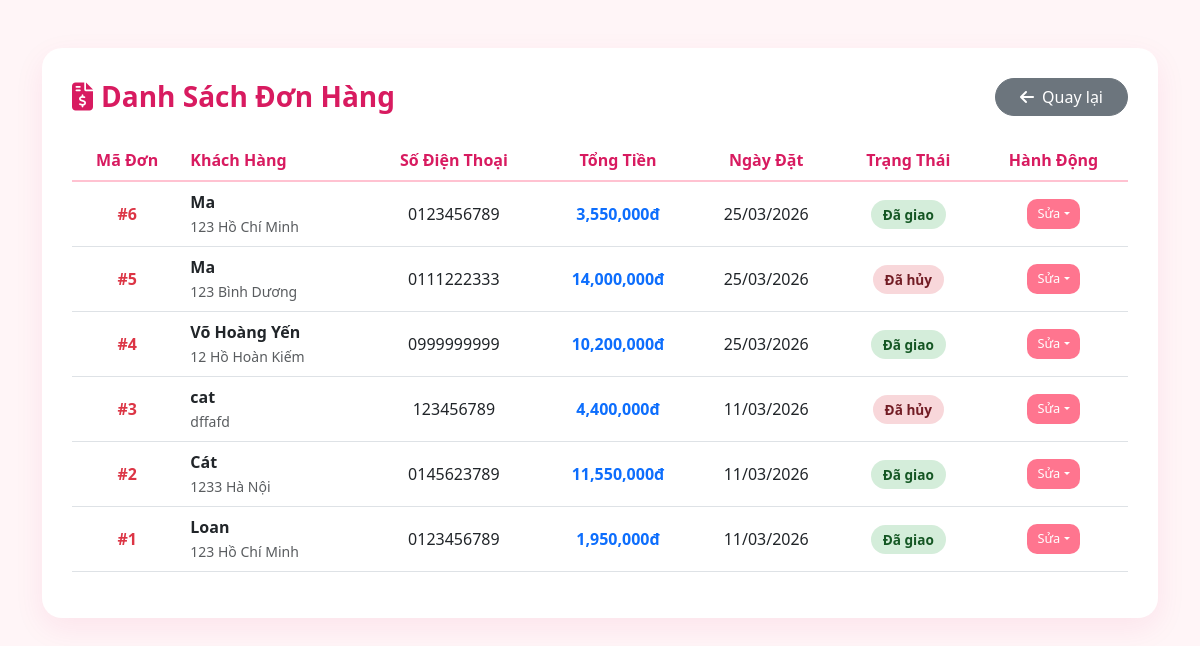
The app's page /index.php?action=manage_orders with its own data.
### tables this page shows
CREATE TABLE IF NOT EXISTS `orders` (
  `id` int NOT NULL AUTO_INCREMENT,
  `customer_name` varchar(255) NOT NULL,
  `customer_phone` varchar(50) NOT NULL,
  `customer_address` text NOT NULL,
  `customer_note` text,
  `total_price` int NOT NULL,
  `status` varchar(20) DEFAULT 'pending',
  `created_at` timestamp NULL DEFAULT CURRENT_TIMESTAMP,
  PRIMARY KEY (`id`)
);

### app/Controllers/ProductController.php (called while the page is built, shortened)
<?php
require_once __DIR__ . '/../Models/ProductModel.php';
class ProductController {
    private $model;
    public function __construct() {
        $this->model = new ProductModel();
    }
    public function orderManagement() {
        $orders = $this->model->getAllOrders();
        require_once __DIR__ . '/../Views/product/order_list.php';
    }
}
?>

### app/Models/ProductModel.php (called while the page is built, shortened)
<?php
require_once __DIR__ . '/../Core/Database.php';
class ProductModel {
    private $conn;
    public function __construct() {
        $database = new Database();
        $this->conn = $database->getConnection();
    }
    public function getAllOrders() {
        $stmt = $this->conn->prepare("SELECT * FROM orders ORDER BY created_at DESC");
        $stmt->execute();
        return $stmt->fetchAll(PDO::FETCH_ASSOC);
    }
}
?>

### app/Core/Database.php (called while the page is built, shortened)
<?php
class Database {
    private $host = "localhost";
    private $db_name = "figure_shop";
    private $username = "root";
    private $password = "Loan@123";
    public function getConnection() {
        $this->conn = null;
        try {
            $this->conn = new PDO("mysql:host=" . $this->host . ";dbname=" . $this->db_name, $this->username, $this->password);
            $this->conn->exec("set names utf8");
        } catch(PDOException $exception) {
            echo "Lỗi kết nối: " . $exception->getMessage();
        }
        return $this->conn;
    }
}
?>

### app/Views/product/order_list.php (the view, shortened to what this page needs)
<!DOCTYPE html>
<html lang="vi">
<head>
    <link href="https://cdn.jsdelivr.net/npm/bootstrap@5.3.0/dist/css/bootstrap.min.css" rel="stylesheet">
    <link rel="stylesheet" href="https://cdnjs.cloudflare.com/ajax/libs/font-awesome/6.4.0/css/all.min.css">
</head>
<body>
<div class="container mt-5 mb-5">
    <div class="order-box">
        <div class="d-flex justify-content-between align-items-center mb-4">
            <h3 class="fw-bold mb-0" style="color: #d81b60;"><i class="fa-solid fa-file-invoice-dollar me-2"></i>Danh Sách Đơn Hàng</h3>
            <a href="index.php?action=dashboard" class="btn btn-secondary rounded-pill px-4">
                <i class="fa-solid fa-arrow-left me-1"></i> Quay lại
            </a>
        </div>
        <div class="table-responsive">
            <table class="table table-hover align-middle text-center">
                <thead>
                    <tr>
                        <th>Mã Đơn</th>
                        <th class="text-start">Khách Hàng</th>
                        <th>Số Điện Thoại</th>
                        <th>Tổng Tiền</th>
                        <th>Ngày Đặt</th>
                        <th>Trạng Thái</th>
                        <th>Hành Động</th>
                    </tr>
                </thead>
                <tbody>
                    <?php foreach($orders as $order): ?>
                    <tr>
                        <td class="fw-bold text-danger">#<?= $order['id'] ?></td>
                        <td class="text-start">
                            <div class="fw-bold"><?= htmlspecialchars($order['customer_name'] ?? 'Khách') ?></div>
                            <small class="text-muted"><?= htmlspecialchars($order['customer_address'] ?? '') ?></small>
                        </td>
                        <td><?= htmlspecialchars($order['customer_phone'] ?? '') ?></td>
                        <td class="fw-bold text-primary"><?= number_format((float)($order['total_price'] ?? 0)) ?>đ</td>
                        <td><?= date('d/m/Y', strtotime($order['created_at'] ?? 'now')) ?></td>
                        <td>
                            <?php
                                $status = $order['status'] ?? 'pending';
                                if($status == 'pending') echo '<span class="status-pending">Chờ xử lý</span>';
                                elseif($status == 'completed') echo '<span class="status-completed">Đã giao</span>';
                                else echo '<span class="status-cancelled">Đã hủy</span>';
                            ?>
                        </td>
                        <td>
                            <div class="dropdown">
                                <button class="btn btn-pink-sm dropdown-toggle" data-bs-toggle="dropdown">Sửa</button>
                            </div>
                        </td>
                    </tr>
                    <?php endforeach; ?>
                </tbody>
            </table>
        </div>
    </div>
</div>
</body>
</html>

### index.php (shortened to what this page needs)
<?php
require_once __DIR__ . '/app/Controllers/ProductController.php';
$controller = new ProductController();
$action = isset($_GET['action']) ? $_GET['action'] : 'index';
switch ($action) {
    case 'manage_orders':
        $controller->orderManagement();
        break;
}
?>

### app/Views/product/order_list.php (style rules this page uses)
body { background-color: #fff5f7; font-family: 'Segoe UI', sans-serif; }
.order-box { background: white; border-radius: 20px; box-shadow: 0 10px 30px rgba(216, 27, 96, 0.08); padding: 30px; }
.table th { color: #d81b60; border-bottom: 2px solid #ffc2d1; }
.status-completed { background: #d4edda; color: #155724; padding: 5px 12px; border-radius: 20px; font-size: 0.85rem; font-weight: bold; }
.status-cancelled { background: #f8d7da; color: #721c24; padding: 5px 12px; border-radius: 20px; font-size: 0.85rem; font-weight: bold; }
.btn-pink-sm { background: #ff758f; color: white; border-radius: 10px; font-size: 0.8rem; border: none; padding: 5px 10px; }

### records on screen
orders: id "6", customer_name "Ma", customer_address "123 Hồ Chí Minh", customer_phone "0123456789", total_price "3,550,000", created_at "25/03/2026", status "Đã giao"
orders: id "5", customer_name "Ma", customer_address "123 Bình Dương", customer_phone "0111222333", total_price "14,000,000", created_at "25/03/2026", status "Đã hủy"
orders: id "4", customer_name "Võ Hoàng Yến", customer_address "12 Hồ Hoàn Kiếm", customer_phone "0999999999", total_price "10,200,000", created_at "25/03/2026", status "Đã giao"
orders: id "3", customer_name "cat", customer_address "dffafd", customer_phone "123456789", total_price "4,400,000", created_at "11/03/2026", status "Đã hủy"
orders: id "2", customer_name "Cát", customer_address "1233 Hà Nội", customer_phone "0145623789", total_price "11,550,000", created_at "11/03/2026", status "Đã giao"
orders: id "1", customer_name "Loan", customer_address "123 Hồ Chí Minh", customer_phone "0123456789", total_price "1,950,000", created_at "11/03/2026", status "Đã giao"
